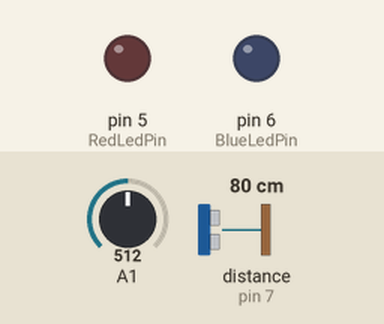
Bench run of a sketch on a simulated Arduino Uno, built with avr-gcc and run on an emulated ATmega328P. On the bench: output pins drawn as LEDs (lit = HIGH). Dashed ring = blinking. Inputs (shaded band) come from the test bench; at power-on: A1 = 512, distance to the obstacle (sensor on pin 7) 80 cm. The echo pulse lasts 58.3 µs per cm; random numbers use the default seed unless the sketch sets one.

Above: at 5.9 s.
6.0 s: A1 set to 544
At 6.18 s:
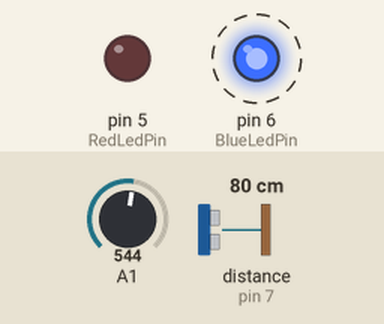
At 9.2 s:
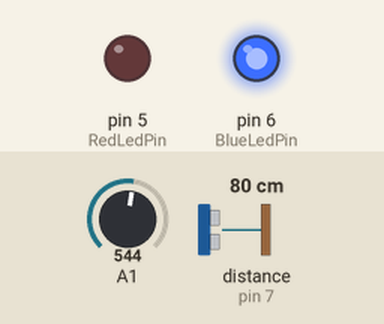
Timing chart, 0 to 10.7 s (numbered marks = the images above; inputs shaded):
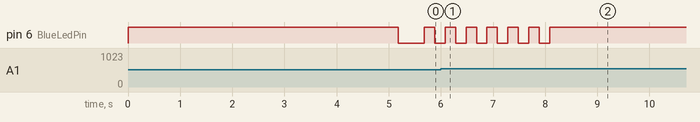

Measured:
- the behaviour switches between 528 and 529 on A1 (found by bisection; images 0 and 1)
- by itself, pin 6 (BlueLedPin): alternates HIGH for 0.20 s and LOW for 0.20 s, 11 changes in all, then stays HIGH

The sketch:

HotCold_V2.ino
```cpp
// Hot/Cold LEDs v2
// using a PING))) Sensor
// Try and "capture the ping" when the Red LED blinks - if you win, Red LED will flash; if you lose or cheat, Blue LED will flash
// (c) 2012 julius@urgu.de

int SensorPin=7; int RedLedPin=5; int BlueLedPin=6;
unsigned long timer; unsigned long distance=0; boolean gotIt;

void setup() {  Serial.begin(9600); }

void loop() {

  // turn on blue LED
  analogWrite(BlueLedPin, 255);

  // seed the random generator and wait a random time
  randomSeed(analogRead(1));
  delay(random(2000,19000));

  // turn off blue LED, turn on red
  analogWrite(BlueLedPin, 0);
  analogWrite(RedLedPin, 255);

  // loop of measurements start here

  timer=millis();
  gotIt = false;
  distance=0;

 do  {

 // measure distance: send "Ping"
  pinMode(SensorPin, OUTPUT);
  digitalWrite(SensorPin, HIGH);
  delayMicroseconds(5);
  digitalWrite(SensorPin, LOW);
 // measure distance: listen for "Ping"
  pinMode(SensorPin, INPUT);
  distance=pulseIn(SensorPin, HIGH, 870);
 // got it?
  if (distance > 0 && distance<870) { gotIt = true; }
 // dim red led
 analogWrite(RedLedPin, (255-((millis()-timer)/2)) );

 } while ( (millis()-timer) < 500 && gotIt == false );

  // either time is up, or gotIt - red LED off
  analogWrite(RedLedPin, 0);

  // blink red for win, blue for loose
  // not only check for gotIt, if too short assume cheating (hand in front of sensor)
   if ( gotIt == true && (millis()-timer) > 10 ) {

     // print reaction time to serial interface
    Serial.print("Your reaction time was ");
    Serial.print(millis()-timer);
    Serial.println(" ms");

     for (int i=0; i <= 5; i++) {
      analogWrite(RedLedPin, 255); delay(200);
      analogWrite(RedLedPin, 0); delay(200);


     }
   } else {
    for (int i=0; i <= 5; i++) {
      analogWrite(BlueLedPin, 255); delay(200);
      analogWrite(BlueLedPin, 0); delay(200);
     }
   }
// end main loop
}
```
